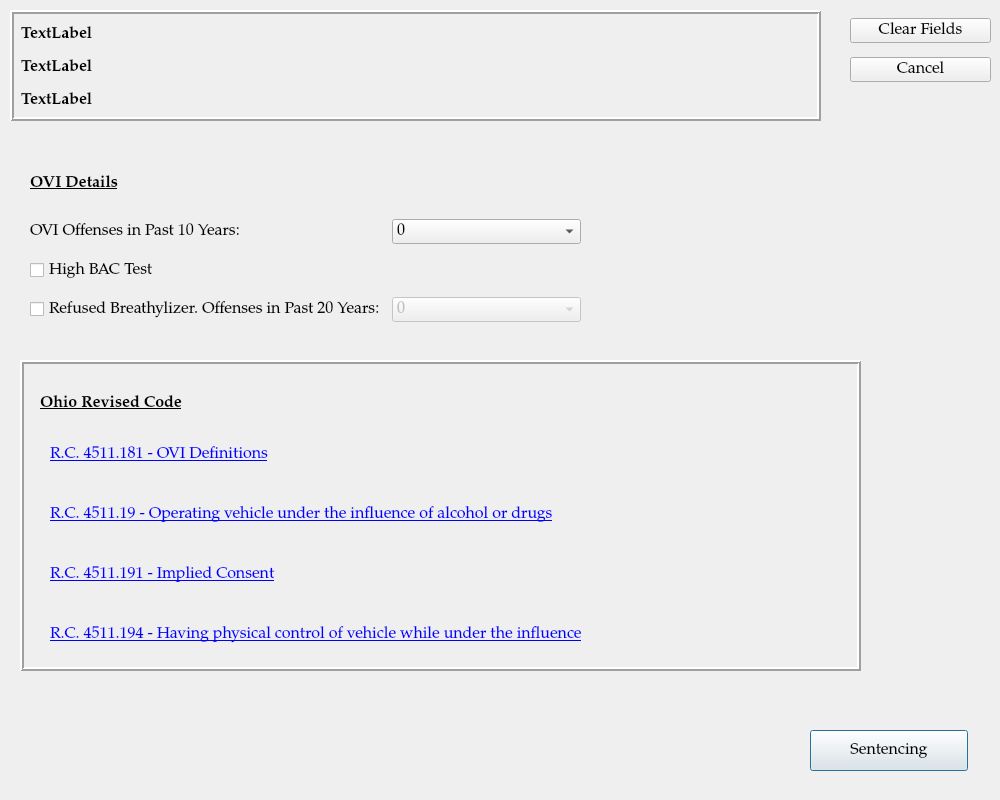
<?xml version="1.0" encoding="UTF-8"?>
<ui version="4.0">
 <class>OviDialog</class>
 <widget class="QDialog" name="OviDialog">
  <property name="geometry">
   <rect>
    <x>0</x>
    <y>0</y>
    <width>1000</width>
    <height>800</height>
   </rect>
  </property>
  <property name="minimumSize">
   <size>
    <width>1000</width>
    <height>800</height>
   </size>
  </property>
  <property name="font">
   <font>
    <family>Palatino Linotype</family>
    <pointsize>12</pointsize>
   </font>
  </property>
  <property name="windowTitle">
   <string>Operating a Vehicle Impaired</string>
  </property>
  <widget class="QPushButton" name="continueButton">
   <property name="geometry">
    <rect>
     <x>810</x>
     <y>730</y>
     <width>158</width>
     <height>41</height>
    </rect>
   </property>
   <property name="text">
    <string>Sentencing</string>
   </property>
  </widget>
  <widget class="QFrame" name="case_information_frame">
   <property name="geometry">
    <rect>
     <x>10</x>
     <y>10</y>
     <width>811</width>
     <height>111</height>
    </rect>
   </property>
   <property name="frameShape">
    <enum>QFrame::Box</enum>
   </property>
   <property name="frameShadow">
    <enum>QFrame::Raised</enum>
   </property>
   <property name="lineWidth">
    <number>2</number>
   </property>
   <widget class="QLabel" name="defendant_name_label">
    <property name="geometry">
     <rect>
      <x>11</x>
      <y>44</y>
      <width>821</width>
      <height>27</height>
     </rect>
    </property>
    <property name="font">
     <font>
      <pointsize>12</pointsize>
      <weight>75</weight>
      <bold>true</bold>
     </font>
    </property>
    <property name="text">
     <string>TextLabel</string>
    </property>
   </widget>
   <widget class="QLabel" name="defendant_attorney_name_label">
    <property name="geometry">
     <rect>
      <x>11</x>
      <y>77</y>
      <width>821</width>
      <height>27</height>
     </rect>
    </property>
    <property name="font">
     <font>
      <pointsize>12</pointsize>
      <weight>75</weight>
      <bold>true</bold>
     </font>
    </property>
    <property name="text">
     <string>TextLabel</string>
    </property>
   </widget>
   <widget class="QLabel" name="case_number_label">
    <property name="geometry">
     <rect>
      <x>11</x>
      <y>11</y>
      <width>821</width>
      <height>27</height>
     </rect>
    </property>
    <property name="font">
     <font>
      <pointsize>12</pointsize>
      <weight>75</weight>
      <bold>true</bold>
     </font>
    </property>
    <property name="text">
     <string>TextLabel</string>
    </property>
   </widget>
  </widget>
  <widget class="QLabel" name="label_8">
   <property name="geometry">
    <rect>
     <x>30</x>
     <y>170</y>
     <width>111</width>
     <height>27</height>
    </rect>
   </property>
   <property name="font">
    <font>
     <weight>75</weight>
     <bold>true</bold>
     <underline>true</underline>
    </font>
   </property>
   <property name="text">
    <string>OVI Details</string>
   </property>
  </widget>
  <widget class="QFrame" name="frame_2">
   <property name="geometry">
    <rect>
     <x>20</x>
     <y>360</y>
     <width>841</width>
     <height>311</height>
    </rect>
   </property>
   <property name="frameShape">
    <enum>QFrame::Box</enum>
   </property>
   <property name="frameShadow">
    <enum>QFrame::Raised</enum>
   </property>
   <property name="lineWidth">
    <number>2</number>
   </property>
   <widget class="QLabel" name="label">
    <property name="geometry">
     <rect>
      <x>30</x>
      <y>70</y>
      <width>321</width>
      <height>51</height>
     </rect>
    </property>
    <property name="text">
     <string>&lt;a href=&quot;https://codes.ohio.gov/ohio-revised-code/section-4511.181&quot;&gt;R.C. 4511.181 - OVI Definitions&lt;/a&gt;</string>
    </property>
    <property name="textFormat">
     <enum>Qt::RichText</enum>
    </property>
    <property name="openExternalLinks">
     <bool>true</bool>
    </property>
    <property name="textInteractionFlags">
     <set>Qt::TextBrowserInteraction</set>
    </property>
   </widget>
   <widget class="QLabel" name="label_10">
    <property name="geometry">
     <rect>
      <x>20</x>
      <y>30</y>
      <width>181</width>
      <height>27</height>
     </rect>
    </property>
    <property name="font">
     <font>
      <weight>75</weight>
      <bold>true</bold>
      <underline>true</underline>
     </font>
    </property>
    <property name="text">
     <string>Ohio Revised Code</string>
    </property>
   </widget>
   <widget class="QLabel" name="label_2">
    <property name="geometry">
     <rect>
      <x>30</x>
      <y>130</y>
      <width>691</width>
      <height>51</height>
     </rect>
    </property>
    <property name="text">
     <string>&lt;a href=&quot;https://codes.ohio.gov/ohio-revised-code/section-4511.19&quot;&gt;R.C. 4511.19 - Operating vehicle under the influence of alcohol or drugs&lt;/a&gt;</string>
    </property>
    <property name="textFormat">
     <enum>Qt::RichText</enum>
    </property>
    <property name="openExternalLinks">
     <bool>true</bool>
    </property>
    <property name="textInteractionFlags">
     <set>Qt::TextBrowserInteraction</set>
    </property>
   </widget>
   <widget class="QLabel" name="label_3">
    <property name="geometry">
     <rect>
      <x>30</x>
      <y>190</y>
      <width>691</width>
      <height>51</height>
     </rect>
    </property>
    <property name="text">
     <string>&lt;a href=&quot;https://codes.ohio.gov/ohio-revised-code/section-4511.191&quot;&gt;R.C. 4511.191 - Implied Consent&lt;/a&gt;</string>
    </property>
    <property name="textFormat">
     <enum>Qt::RichText</enum>
    </property>
    <property name="openExternalLinks">
     <bool>true</bool>
    </property>
    <property name="textInteractionFlags">
     <set>Qt::TextBrowserInteraction</set>
    </property>
   </widget>
   <widget class="QLabel" name="label_4">
    <property name="geometry">
     <rect>
      <x>30</x>
      <y>250</y>
      <width>691</width>
      <height>51</height>
     </rect>
    </property>
    <property name="text">
     <string>&lt;a href=&quot;https://codes.ohio.gov/ohio-revised-code/section-4511.194&quot;&gt;R.C. 4511.194 - Having physical control of vehicle while under the influence&lt;/a&gt;</string>
    </property>
    <property name="textFormat">
     <enum>Qt::RichText</enum>
    </property>
    <property name="openExternalLinks">
     <bool>true</bool>
    </property>
    <property name="textInteractionFlags">
     <set>Qt::TextBrowserInteraction</set>
    </property>
   </widget>
  </widget>
  <widget class="QWidget" name="layoutWidget">
   <property name="geometry">
    <rect>
     <x>30</x>
     <y>210</y>
     <width>551</width>
     <height>121</height>
    </rect>
   </property>
   <layout class="QGridLayout" name="gridLayout">
    <item row="0" column="1">
     <widget class="QComboBox" name="ovi_offenses_within_ten_years_box">
      <item>
       <property name="text">
        <string>0</string>
       </property>
      </item>
      <item>
       <property name="text">
        <string>1</string>
       </property>
      </item>
      <item>
       <property name="text">
        <string>2</string>
       </property>
      </item>
      <item>
       <property name="text">
        <string>3</string>
       </property>
      </item>
      <item>
       <property name="text">
        <string>4</string>
       </property>
      </item>
      <item>
       <property name="text">
        <string>5</string>
       </property>
      </item>
      <item>
       <property name="text">
        <string>6</string>
       </property>
      </item>
      <item>
       <property name="text">
        <string>7</string>
       </property>
      </item>
     </widget>
    </item>
    <item row="1" column="0">
     <widget class="QCheckBox" name="high_bac_test_checkbox">
      <property name="text">
       <string>High BAC Test</string>
      </property>
     </widget>
    </item>
    <item row="2" column="0">
     <widget class="QCheckBox" name="refused_breathylizer_checkbox">
      <property name="text">
       <string>Refused Breathylizer. Offenses in Past 20 Years:</string>
      </property>
     </widget>
    </item>
    <item row="2" column="1">
     <widget class="QComboBox" name="ovi_offenses_within_twenty_years_box">
      <property name="enabled">
       <bool>false</bool>
      </property>
      <item>
       <property name="text">
        <string>0</string>
       </property>
      </item>
      <item>
       <property name="text">
        <string>1</string>
       </property>
      </item>
      <item>
       <property name="text">
        <string>2</string>
       </property>
      </item>
      <item>
       <property name="text">
        <string>3</string>
       </property>
      </item>
      <item>
       <property name="text">
        <string>4</string>
       </property>
      </item>
      <item>
       <property name="text">
        <string>5</string>
       </property>
      </item>
      <item>
       <property name="text">
        <string>6</string>
       </property>
      </item>
      <item>
       <property name="text">
        <string>7</string>
       </property>
      </item>
      <item>
       <property name="text">
        <string>8</string>
       </property>
      </item>
      <item>
       <property name="text">
        <string>9</string>
       </property>
      </item>
      <item>
       <property name="text">
        <string>10</string>
       </property>
      </item>
     </widget>
    </item>
    <item row="0" column="0">
     <widget class="QLabel" name="label_9">
      <property name="text">
       <string>OVI Offenses in Past 10 Years: </string>
      </property>
     </widget>
    </item>
   </layout>
  </widget>
  <widget class="QWidget" name="layoutWidget_3">
   <property name="geometry">
    <rect>
     <x>850</x>
     <y>10</y>
     <width>141</width>
     <height>80</height>
    </rect>
   </property>
   <layout class="QGridLayout" name="gridLayout_3">
    <item row="0" column="0">
     <widget class="QPushButton" name="pushButton_2">
      <property name="text">
       <string>Clear Fields</string>
      </property>
     </widget>
    </item>
    <item row="1" column="0">
     <widget class="QPushButton" name="pushButton_3">
      <property name="text">
       <string>Cancel</string>
      </property>
     </widget>
    </item>
   </layout>
  </widget>
 </widget>
 <tabstops>
  <tabstop>ovi_offenses_within_ten_years_box</tabstop>
  <tabstop>high_bac_test_checkbox</tabstop>
  <tabstop>refused_breathylizer_checkbox</tabstop>
  <tabstop>ovi_offenses_within_twenty_years_box</tabstop>
  <tabstop>continueButton</tabstop>
 </tabstops>
 <resources/>
 <connections>
  <connection>
   <sender>continueButton</sender>
   <signal>released()</signal>
   <receiver>OviDialog</receiver>
   <slot>close_window()</slot>
   <hints>
    <hint type="sourcelabel">
     <x>927</x>
     <y>746</y>
    </hint>
    <hint type="destinationlabel">
     <x>958</x>
     <y>265</y>
    </hint>
   </hints>
  </connection>
  <connection>
   <sender>refused_breathylizer_checkbox</sender>
   <signal>toggled(bool)</signal>
   <receiver>OviDialog</receiver>
   <slot>set_dialog()</slot>
   <hints>
    <hint type="sourcelabel">
     <x>49</x>
     <y>318</y>
    </hint>
    <hint type="destinationlabel">
     <x>62</x>
     <y>353</y>
    </hint>
   </hints>
  </connection>
  <connection>
   <sender>pushButton_2</sender>
   <signal>clicked()</signal>
   <receiver>high_bac_test_checkbox</receiver>
   <slot>toggle()</slot>
   <hints>
    <hint type="sourcelabel">
     <x>856</x>
     <y>28</y>
    </hint>
    <hint type="destinationlabel">
     <x>44</x>
     <y>258</y>
    </hint>
   </hints>
  </connection>
  <connection>
   <sender>pushButton_2</sender>
   <signal>clicked()</signal>
   <receiver>refused_breathylizer_checkbox</receiver>
   <slot>toggle()</slot>
   <hints>
    <hint type="sourcelabel">
     <x>864</x>
     <y>38</y>
    </hint>
    <hint type="destinationlabel">
     <x>44</x>
     <y>298</y>
    </hint>
   </hints>
  </connection>
  <connection>
   <sender>pushButton_3</sender>
   <signal>clicked()</signal>
   <receiver>OviDialog</receiver>
   <slot>close_window()</slot>
   <hints>
    <hint type="sourcelabel">
     <x>901</x>
     <y>65</y>
    </hint>
    <hint type="destinationlabel">
     <x>857</x>
     <y>123</y>
    </hint>
   </hints>
  </connection>
  <connection>
   <sender>continueButton</sender>
   <signal>pressed()</signal>
   <receiver>OviDialog</receiver>
   <slot>update_case_information()</slot>
   <hints>
    <hint type="sourcelabel">
     <x>890</x>
     <y>747</y>
    </hint>
    <hint type="destinationlabel">
     <x>907</x>
     <y>656</y>
    </hint>
   </hints>
  </connection>
  <connection>
   <sender>continueButton</sender>
   <signal>clicked()</signal>
   <receiver>OviDialog</receiver>
   <slot>proceed_to_sentencing()</slot>
   <hints>
    <hint type="sourcelabel">
     <x>833</x>
     <y>742</y>
    </hint>
    <hint type="destinationlabel">
     <x>785</x>
     <y>696</y>
    </hint>
   </hints>
  </connection>
 </connections>
 <slots>
  <slot>create_entry()</slot>
  <slot>set_dialog()</slot>
  <slot>proceed_to_sentencing()</slot>
  <slot>get_dialog_fields()</slot>
  <slot>slot2()</slot>
  <slot>close_window()</slot>
  <slot>proceed_to_sentencing_from_ovi()</slot>
  <slot>update_case_information()</slot>
 </slots>
</ui>
